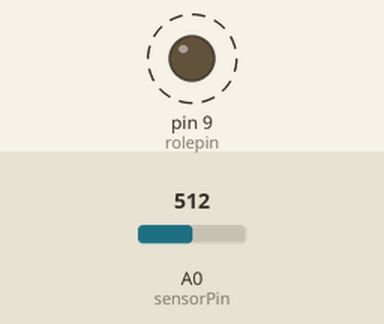
Recording of a sketch running on a simulated Arduino Uno, built with avr-gcc and run on an emulated ATmega328P. On the bench: output pins drawn as LEDs (lit = HIGH). Dashed ring = blinking. The test bench sets the inputs (shaded band); at power-on: A0 (sensorPin) = 512.

Above: at 1.8 s.
1.9 s: A0 (sensorPin) set to 414
5.4 s: A0 (sensorPin) set to 392
At 5.8 s:
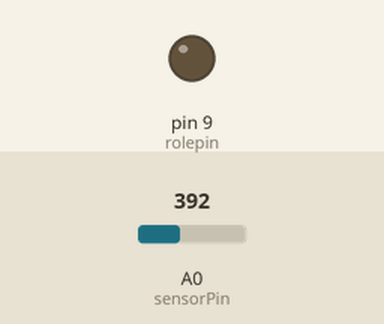
7.0 s: A0 (sensorPin) set to 410
At 7.4 s:
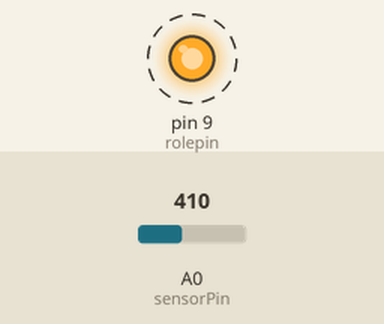
11.0 s: A0 (sensorPin) set to 390
At 12.1 s:
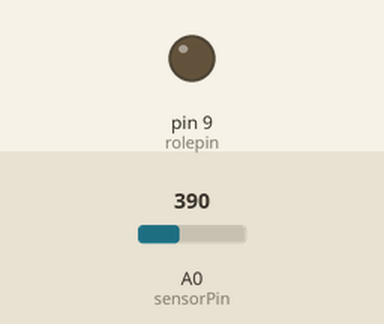
Timing chart, 0 to 13.5 s (numbered marks = the images above; inputs shaded):
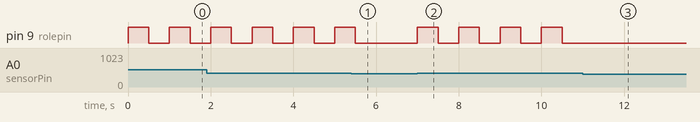

The sketch:

susensorurole.ino
```cpp
int sensorPin = A0;
int esikDegeri = 400;
int rolepin = 9;
int veri;
void setup() {
  pinMode(rolepin, OUTPUT);
}
void loop() {
  veri = analogRead(sensorPin);
  if(veri > esikDegeri){
    digitalWrite(rolepin, HIGH);
    delay(500);
    digitalWrite(rolepin, LOW);
    delay(500);
  }
  else{
    digitalWrite(rolepin, LOW);
  }

  }
```

Measured:
- the behaviour switches between 401 and 400 on A0 (sensorPin) (found by bisection; images 0 and 1)
- after the input at 5.4 s, pin 9 (rolepin): goes on until 5.5 s, then stays LOW
- after the input at 7.0 s, pin 9 (rolepin): alternates HIGH for 0.50 s and LOW for 0.50 s, starting at once
- after the input at 11.0 s, pin 9 (rolepin): stops changing and stays LOW
- by itself, pin 9 (rolepin): alternates HIGH for 0.50 s and LOW for 0.50 s
